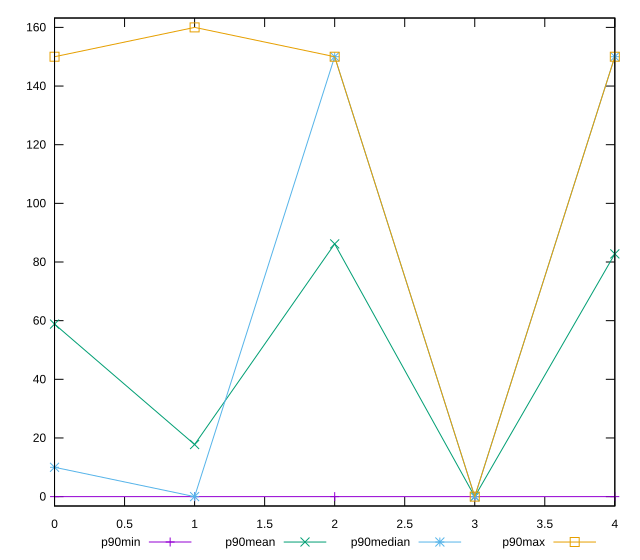

The script that saved this image:
reset

$p90Min <<EOF
0 0
1 0
2 0
3 0
4 0
EOF

$p90Mean <<EOF
0 58.829787234042556
1 17.76595744680851
2 86.17021276595744
3 0
4 82.76595744680851
EOF

$p90Median <<EOF
0 10
1 0
2 150
3 0
4 150
EOF

$p90Max <<EOF
0 150
1 160
2 150
3 0
4 150
EOF

set key outside below
set xrange [0:4]
set yrange [-3.2:163.2]
set trange [-3.2:163.2]
set terminal svg size 640, 560 enhanced background rgb 'white'
set output "report_00015_2021-02-09T16-11-33.973Z/unminified-javascript/progression/value.svg"

plot $p90Min title "p90min" with linespoints, \
     $p90Mean title "p90mean" with linespoints, \
     $p90Median title "p90median" with linespoints, \
     $p90Max title "p90max" with linespoints

reset
